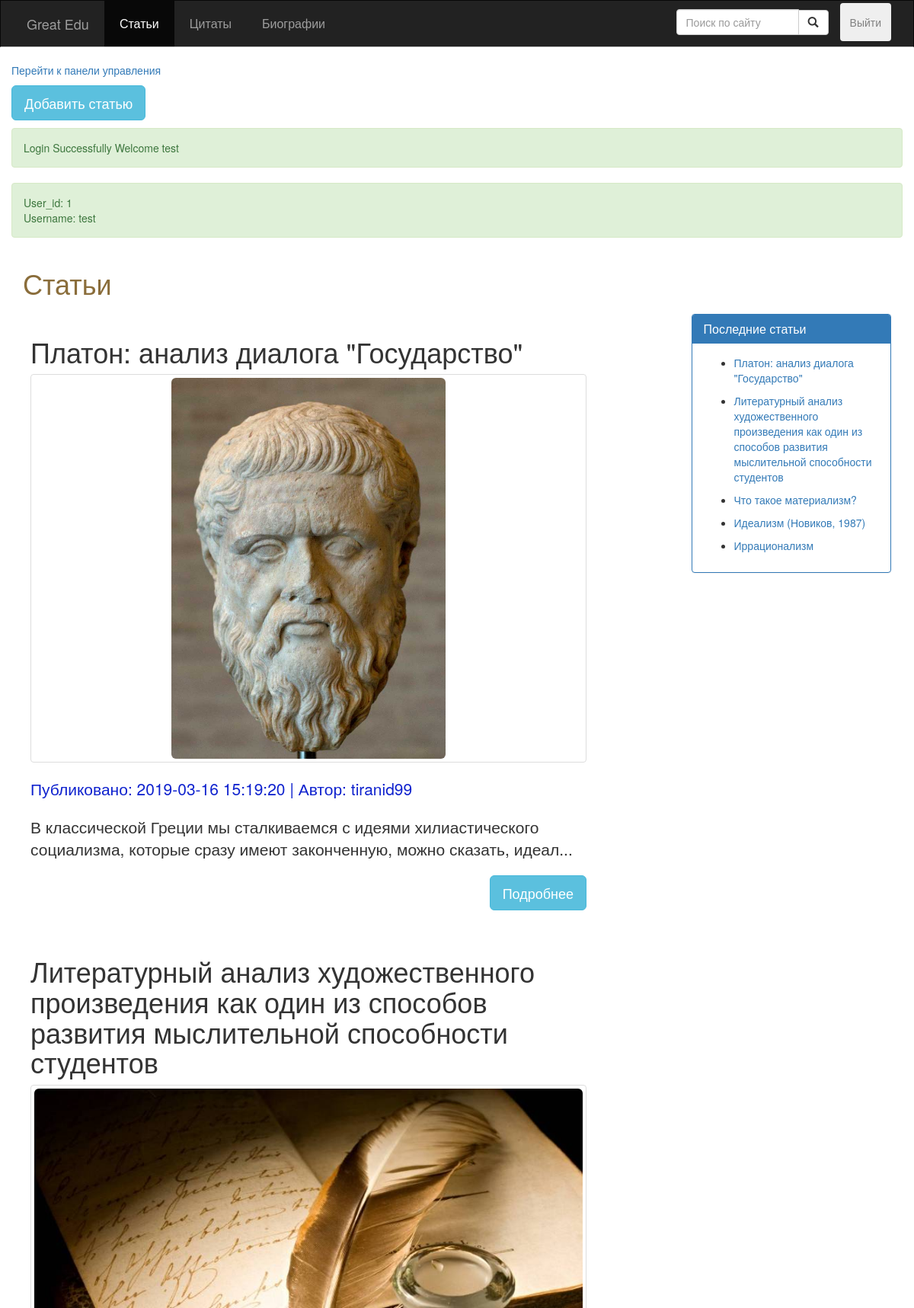
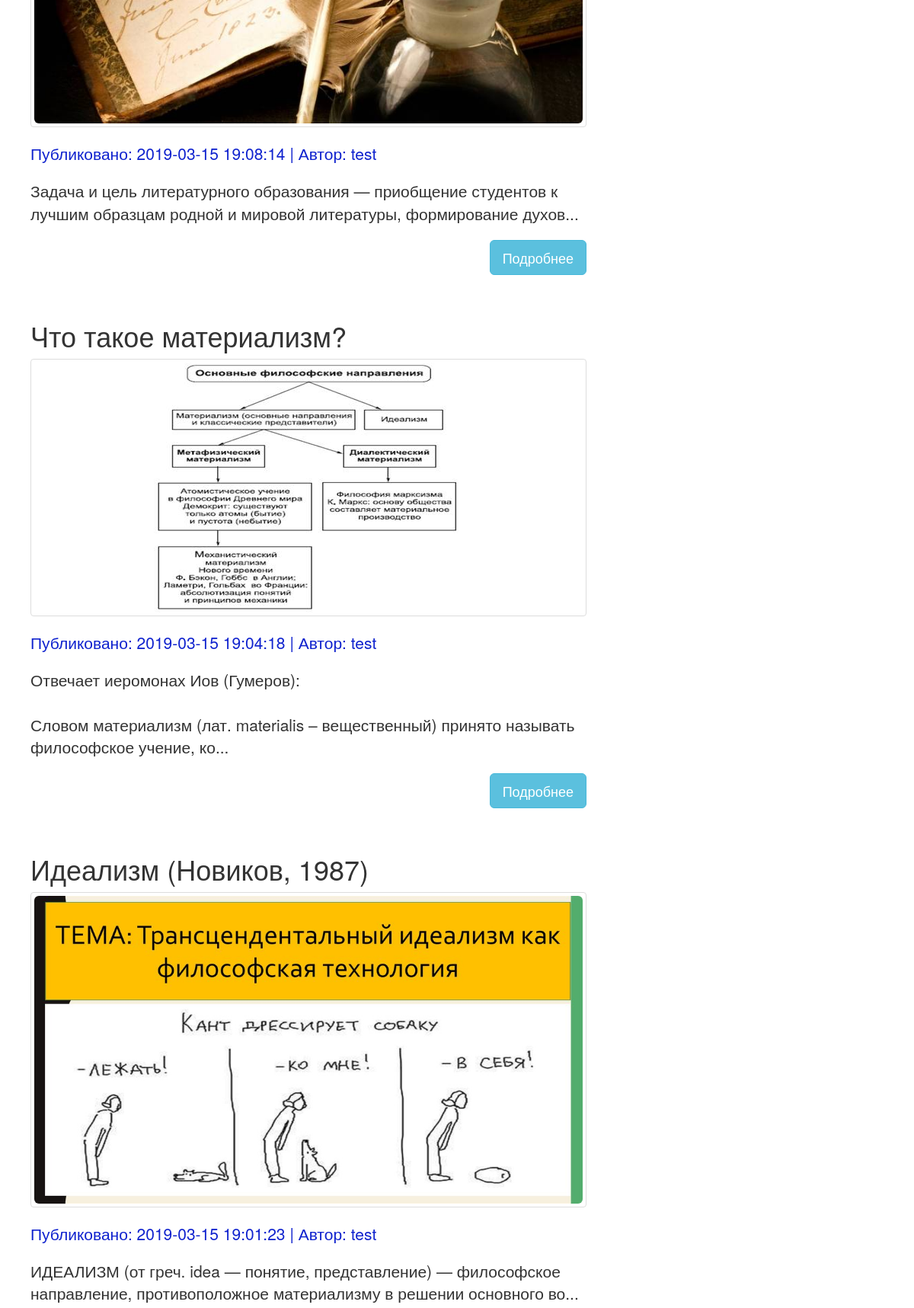
The app's page /src/public_routes/index.php (signed in, upper part) with its own data (2 pictures, top to bottom).
### src/Include/dbFunctions.php (called while the page is built, shortened)
<?php
require_once 'DatabaseLoad.php';
function doSQLQuery($query)
{
  global $con2;
  try {
    $exec = mysqli_query($con2, $query) or die(mysqli_error($con2));
    if ($exec) {
      return $exec;
    }
  } catch (Exception $e) {
    echo $e->getMessage();
  }
  return false;
}
function execQueryToArray($query)
{
  global $con2;
  $exec = doSQLQuery($query) or die(mysqli_error($con2));
  if ($exec) {
    $arr = [];
    if (mysqli_num_rows($exec) > 0) {
      while ($post = mysqli_fetch_assoc($exec)) {
        array_push($arr, $post);
      }
    }
    return $arr;
  }
  return null;
}
function getUserById($id)
{
  $query = "SELECT * FROM Пользователи WHERE id = $id";
  $resultArray = execQueryToArray($query);
  $author = $resultArray[0];
  return $author;
}

### src/public_routes/index.php (called while the page is built)
<?php require_once('Blog.php') ?>

### src/Include/commonFuncs.php (called while the page is built, shortened)
<?php
function LoadTextFromContentFile($file)
{
  $post_content = '';
  if (is_null($file)) {
    $post_content = 'error load';
  } else {
    $post_content = file_get_contents('Upload/contents/' . $file);
  }
  return $post_content;
}

### src/utils/blog_c.php (the view, shortened to what this page needs)
<?php
function fillBlog() {
  global $con2;
  $query = "";
  if (isset($_GET['search'])) {
    if (empty($_GET['search'])) {
      Redirect_To('Blog.php');
    } else {
    }
  } else {
    $query = "SELECT * FROM Статьи ORDER BY дата_публикации DESC LIMIT 0,5	";
  }
  $exec = doSQLQuery($query) or die(mysqli_error($con2));
  if ($exec) {
    if (mysqli_num_rows($exec) > 0) {
      while ($post = mysqli_fetch_assoc($exec)) {
        $post_id = $post['id'];
        $post_date = $post['дата_публикации'];
        $post_title = $post['заголовок'];
        $author_id = $post['автор'];
        $post_image = $post['изображение'];
        $post_file = $post['файл_контент'];
        $text = LoadTextFromContentFile($post_file);
        $post_content = $text;
        if (mb_strlen($text) > 128) {
          $post_content = mb_substr($text, 0, 128, "utf-8") . '...';
        }
        $author_obj = getUserById($author_id);
        $post_author = $author_obj['никнейм'];
        ?>
        <div class="post">
          <div class="post-title">
            <h1><?php echo htmlentities($post_title); ?></h1>
          </div>
          <div class="thumbnail">
            <img class="img-responsive img-rounded imagefull" src="../Upload/Image/<?php echo $post_image  . '?m=' . time(); ?>">
          </div>
          <div class="post-info">
            <p class="lead">
              Публиковано: <?php echo htmlentities($post_date); ?> | Автор: <?php echo htmlentities($post_author); ?>
            </p>
          </div>
          <div class="post-content">
            <p class="lead"><?php echo nl2br($post_content); ?></p>
          </div>
          <p>
            <a href="Post.php?id=<?php echo $post_id; ?>">
              <button class="btn btn-info btn-lg" id="read_more_btn">Подробнее</button>
            </a>
            <div class="clearfix"></div>
          </p>
        </div>
  <?php
  }
  } else {
    echo "<span class='lead'>No result<span>";
    }
  }
}
    ?>
    <?php
function fillBlogPostsReferences()
{
  $sql = "SELECT * FROM Статьи ORDER BY дата_публикации DESC LIMIT 5 ";
  $exec = doSQLQuery($sql);
  while ($recentPost = mysqli_fetch_assoc($exec)) {
    $postID = $recentPost['id'];
    ?>
    <nav>
      <ul>
        <li><a href="Post.php?id=<?php echo $postID; ?>">
            <?php echo $recentPost['заголовок'] ?>
          </a></li>
      </ul>
    </nav>
  <?php
  }
}
?>

### src/public_routes/Assets/style.css (style rules this page uses)
body { background: #041627; overflow-x: hidden; }
.post-info { color: rgb(15, 34, 206); }
.post { padding: 10px; margin-bottom: 10px; }
#read_more_btn { float: right; }
.imagefull { max-height: 500px; }

### records on screen
статьи: заголовок "Платон: анализ диалога \"Государство\"", изображение (picture), дата_публикации "2019-03-16 15:19:20", автор.никнейм "tiranid99", файл_контент "В классической Греции мы сталкиваемся с идеями хилиастического социализма, которые сразу имеют законченную, можно сказать, идеал..."
статьи: заголовок "Литературный анализ художественного произведения как один из способов развития мыслительной способности студентов", изображение (picture), дата_публикации "2019-03-15 19:08:14", автор.никнейм "test", файл_контент "Задача и цель литературного образования — приобщение студентов к лучшим образцам родной и мировой литературы, формирование духов..."
статьи: заголовок "Что такое материализм?", изображение (picture), дата_публикации "2019-03-15 19:04:18", автор.никнейм "test", файл_контент "Отвечает иеромонах Иов (Гумеров): Словом материализм (лат. materialis – вещественный) принято называть философское учение, ко..."
статьи: заголовок "Идеализм (Новиков, 1987)", изображение (picture), дата_публикации "2019-03-15 19:01:23", автор.никнейм "test", файл_контент "ИДЕАЛИЗМ (от греч. idea — понятие, представление) — философское направление, противоположное материализму в решении основного во..."
статьи: заголовок "Иррационализм"

### other values on screen
$_SESSION["successMessage"] "Login Successfully Welcome test"
$_SESSION["user_id"] "1"
$_SESSION["username"] "test"
